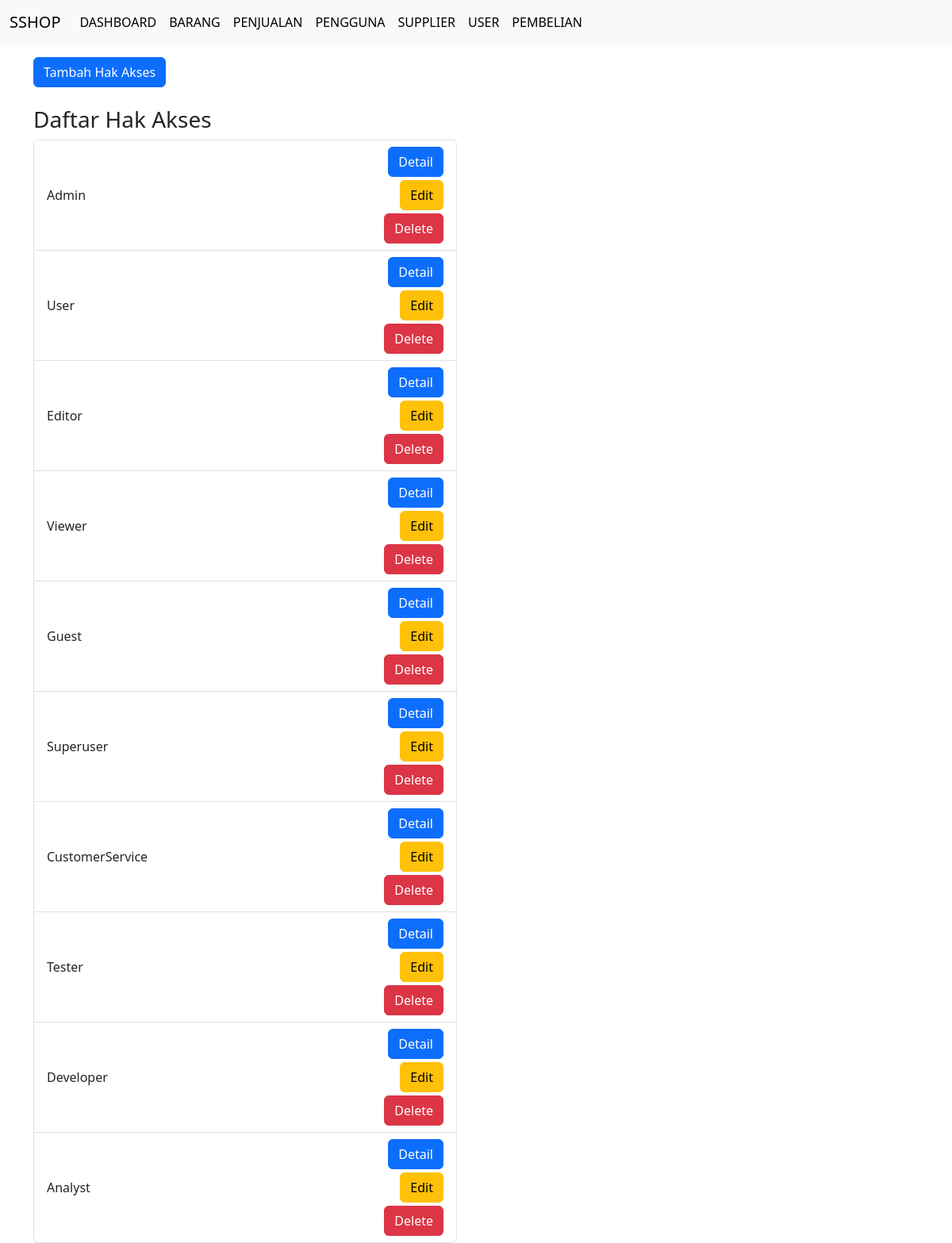
/public/hakakses, run on the app's committed database.
### tables this page shows
CREATE TABLE `hakakses` (
  `IdAkses` int(11) NOT NULL,
  `NamaAkses` varchar(50) DEFAULT NULL,
  `Keterangan` varchar(100) DEFAULT NULL
);

### app/core/Controller.php (called while the page is built, shortened)
<?php
class Controller {
    public function view($view, $data = [])
    {
        require_once '../app/views/template/header.php';
        require_once '../app/views/' . $view . '.php';
        require_once '../app/views/template/footer.php';
    }
    public function model($model)
    {
        return new $model;
    }
}

### app/controller/HakAkses.php (called while the page is built, shortened)
<?php
class HakAkses extends Controller {
    public function index()
    {
      $data['judul'] = 'Data HakAkses';
      $data['hakakses'] = $this->model('hakakses_model')->getAllHakAkses();
      $this->view('hakakses/index', $data);
    }
  }

### app/core/App.php (called while the page is built, shortened)
<?php
class App{
    protected $method = 'index';
    protected $params = [];
    public function __construct()
    {
        $this->controller = new $this->controller;
        call_user_func_array([$this->controller, $this->method], $this->params);
    }
}

### public/index.php (called while the page is built, shortened)
<?php
$app = new App;

### app/core/Database.php (called while the page is built, shortened)
<?php
class Database {
    private $host = DB_HOST;
    private $user = DB_USER;
    private $pass = DB_PASS;
    private $db_name = DB_NAME;
    private $dbh;
    private $stmt;
    public function __construct()
    {
            $dsn = 'mysql:host='.$this->host.';dbname='.$this->db_name;
            $option =[
                PDO::ATTR_PERSISTENT => true,
                PDO::ATTR_ERRMODE => PDO::ERRMODE_EXCEPTION
            ];
            try {
                $this->dbh = new PDO($dsn, $this->user, $this->pass, $option);
            } catch (PDOException $e) {
                die($e->getMessage());
            }
        }
        public function query($query)
        {
            $this->stmt = $this->dbh->prepare($query);
        }
        public function execute()
        {
            $this->stmt->execute();
        }
        public function resultSet()
        {
            $this->execute();
            return $this->stmt->fetchAll(PDO::FETCH_ASSOC);
        }
}

### app/models/hakakses_model.php (called while the page is built, shortened)
<?php
class hakakses_model {
    private $table = 'hakakses';
    private $db;
    public function __construct()
    {
        $this->db = new Database;
    }
    public function getAllHakAkses()
    {
        $this->db->query('SELECT * FROM ' . $this->table);
        return $this->db->resultSet();
    }
}

### app/views/hakakses/index.php (the view, shortened to what this page needs)
<div class="container mt-3">
<div class="row">
<div class="row">
    <div class="col-lg-6">
        <button type="button" class="btn btn-primary tombolTambahDataAkses" data-bs-toggle="modal" data-bs-target="#formModalAkses">
        Tambah Hak Akses
        </button>
<br></br>
        <h3> Daftar Hak Akses </h3>
        <ul class='list-group'>
        <?php foreach( $data['hakakses'] as $hakakses ) : ?>
          <li class="list-group-item d-flex justify-content-between align-items-center">
    <?= $hakakses['NamaAkses']?>
    <div class="d-flex flex-column align-items-end">
    <a href="<?= BASEURL; ?>/hakakses/detail/<?= $hakakses['IdAkses']; ?>" class="btn btn-primary mb-1">Detail</a>
<a href="<?= BASEURL; ?>/hakakses/ubah/<?= $hakakses['IdAkses']; ?>" class="btn btn-warning mb-1 tampilModalUbahAkses"
   data-bs-toggle="modal" data-bs-target="#formModalAkses" data-idakses="<?= $hakakses['IdAkses']; ?>">Edit</a>
<a href="<?= BASEURL; ?>/hakakses/hapus/<?= $hakakses['IdAkses']; ?>" class="btn btn-danger" onclick="return confirm('yakin?');">Delete</a>
    </div>
</li>
        <?php endforeach;?>
        </ul>
</div>
</div>
</div>

### data on the page
hakakses: NamaAkses "Admin"
hakakses: NamaAkses "User"
hakakses: NamaAkses "Editor"
hakakses: NamaAkses "Viewer"
hakakses: NamaAkses "Guest"
hakakses: NamaAkses "Superuser"
hakakses: NamaAkses "CustomerService"
hakakses: NamaAkses "Tester"
hakakses: NamaAkses "Developer"
hakakses: NamaAkses "Analyst"
